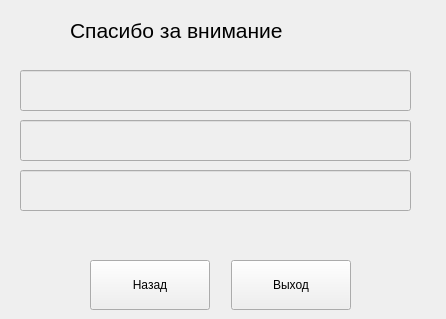
<?xml version="1.0" encoding="UTF-8"?>
<ui version="4.0">
 <class>MainWindow</class>
 <widget class="QMainWindow" name="MainWindow">
  <property name="geometry">
   <rect>
    <x>0</x>
    <y>0</y>
    <width>446</width>
    <height>319</height>
   </rect>
  </property>
  <property name="minimumSize">
   <size>
    <width>446</width>
    <height>319</height>
   </size>
  </property>
  <property name="maximumSize">
   <size>
    <width>446</width>
    <height>319</height>
   </size>
  </property>
  <property name="windowTitle">
   <string>MainWindow</string>
  </property>
  <widget class="QWidget" name="centralwidget">
   <widget class="QLabel" name="label">
    <property name="geometry">
     <rect>
      <x>70</x>
      <y>10</y>
      <width>351</width>
      <height>41</height>
     </rect>
    </property>
    <property name="font">
     <font>
      <family>Segoe UI</family>
      <pointsize>16</pointsize>
     </font>
    </property>
    <property name="text">
     <string>Спасибо за внимание</string>
    </property>
   </widget>
   <widget class="QLabel" name="label_2">
    <property name="geometry">
     <rect>
      <x>140</x>
      <y>30</y>
      <width>211</width>
      <height>41</height>
     </rect>
    </property>
    <property name="font">
     <font>
      <family>Segoe UI</family>
      <pointsize>16</pointsize>
     </font>
    </property>
    <property name="text">
     <string/>
    </property>
   </widget>
   <widget class="QPushButton" name="btn_back">
    <property name="geometry">
     <rect>
      <x>90</x>
      <y>260</y>
      <width>120</width>
      <height>50</height>
     </rect>
    </property>
    <property name="font">
     <font>
      <family>Segoe UI</family>
     </font>
    </property>
    <property name="text">
     <string>Назад</string>
    </property>
   </widget>
   <widget class="QPushButton" name="btn_exit">
    <property name="geometry">
     <rect>
      <x>231</x>
      <y>260</y>
      <width>120</width>
      <height>50</height>
     </rect>
    </property>
    <property name="font">
     <font>
      <family>Segoe UI</family>
     </font>
    </property>
    <property name="text">
     <string>Выход</string>
    </property>
   </widget>
   <widget class="QLineEdit" name="lineEdit">
    <property name="enabled">
     <bool>false</bool>
    </property>
    <property name="geometry">
     <rect>
      <x>20</x>
      <y>70</y>
      <width>391</width>
      <height>41</height>
     </rect>
    </property>
   </widget>
   <widget class="QLineEdit" name="lineEdit_2">
    <property name="enabled">
     <bool>false</bool>
    </property>
    <property name="geometry">
     <rect>
      <x>20</x>
      <y>120</y>
      <width>391</width>
      <height>41</height>
     </rect>
    </property>
   </widget>
   <widget class="QLineEdit" name="lineEdit_3">
    <property name="enabled">
     <bool>false</bool>
    </property>
    <property name="geometry">
     <rect>
      <x>20</x>
      <y>170</y>
      <width>391</width>
      <height>41</height>
     </rect>
    </property>
   </widget>
  </widget>
 </widget>
 <resources/>
 <connections/>
</ui>
